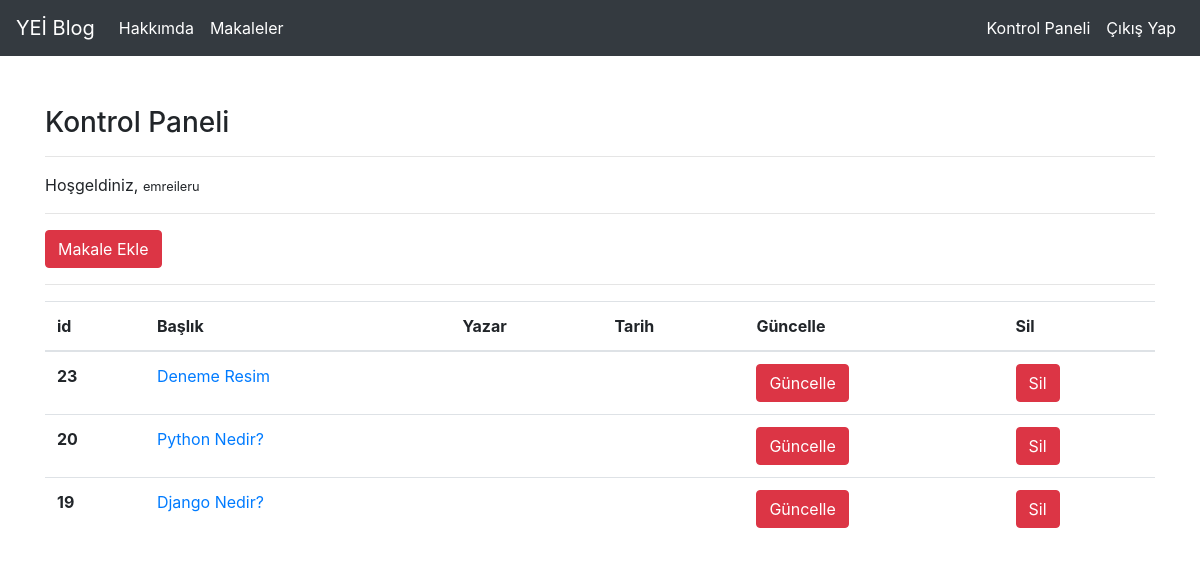
Screenshot of /articles/dashboard/ (signed in) with the database file from the repository.
### article/models.py (models this page shows, shortened)
class Article(models.Model):
    author = models.ForeignKey("auth.User", on_delete = models.CASCADE, verbose_name="Yazar")
    title = models.CharField(max_length=50, verbose_name="Başlık")
    content = RichTextField()
    created_date = models.DateTimeField(auto_now_add=True, verbose_name="Oluşturulma Tarihi")
    article_image = models.FileField(blank=True, null=True, verbose_name="Makaleye Fotoğraf Ekle")
    class Meta:
        ordering = ['-created_date']

### article/views.py (the view)
# urls.py: path('dashboard/',views.dashboard, name="dashboard"),
def dashboard(request):
    articles = Article.objects.filter(author = request.user)
    context = {
        "articles":articles
    }
    return render(request,"dashboard.html",context)

### templates/dashboard.html
{% extends "layout.html" %}
{% block body %}
    <h3>Kontrol Paneli</h3>
    <hr>
    <p>
        Hoşgeldiniz, <small> {{request.user.username}} </small>
    </p>
    <hr>
    <a class = "btn btn-danger" href = "{% url 'article:addarticle' %}">Makale Ekle</a>
    <hr>
{% if articles %}
<table class="table">
  <thead>
    <tr>
      <th scope="col">id</th>
      <th scope="col">Başlık</th>
      <th scope="col">Yazar</th>
      <th scope="col">Tarih</th>
      <th scope="col">Güncelle</th>
      <th scope="col">Sil</th>
    </tr>
  </thead>
  <tbody>
    {% for article in articles %}
        <tr>
            <th scope="row">{{article.id}}</th>
            <td><a href="{% url 'article:detail' article.id %}">{{article.title}}</a></td>
            <td>{{my_article.author.username}}</td>
            <td>{{my_article.created_date}}</td>
            <td><a href="{% url 'article:update' article.id %}" class="btn btn-danger">Güncelle</a></td>
            <td><a href="{% url 'article:delete' article.id %}" class="btn btn-danger">Sil</a></td>
        </tr>
    {% endfor %}
  </tbody>
</table>
{% else %}
    <div class="alert alert-danger">Henüz bir makaleniz bulunmuyor.</div>
{% endif %}
{% endblock body %}

### rows the page displays
Article: id "23", title "Deneme Resim"
Article: id "20", title "Python Nedir?"
Article: id "19", title "Django Nedir?"

### other values shown
{{ request.user.username }} "emreileru"
